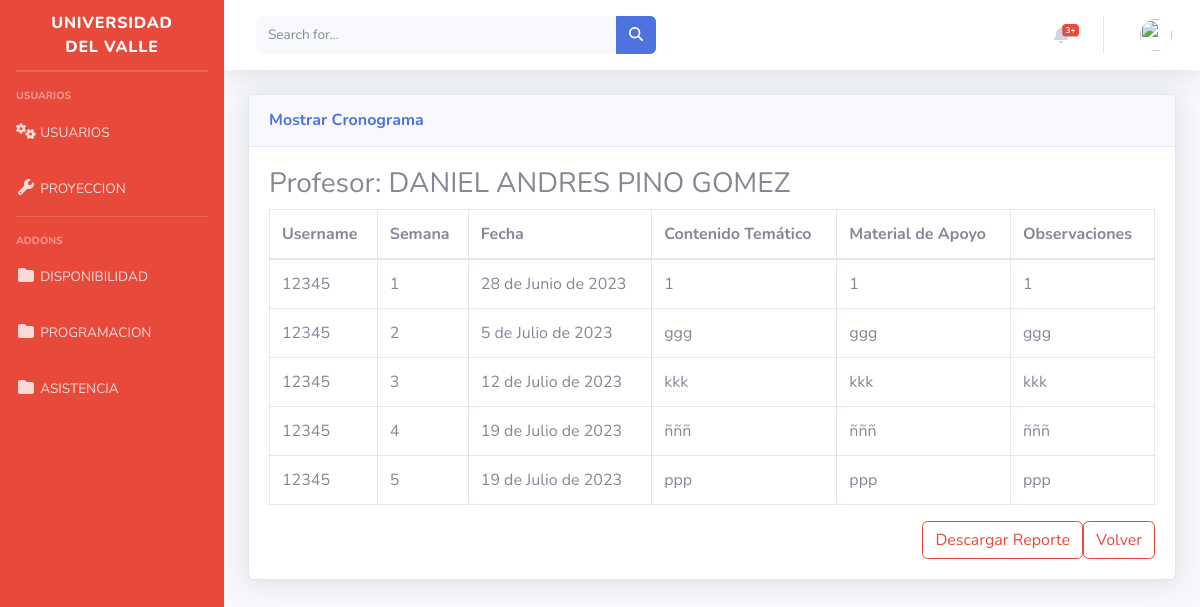
The page /inicio/ver_cronograma/21/ on the database its author committed.
### inicio/models.py (models this page shows, shortened)
class Cronograma(models.Model):
    id = models.AutoField(primary_key=True)  # Campo de ID autoincremental
    id_usuarios = models.ForeignKey(User, on_delete=models.CASCADE)
    semana = models.IntegerField()
    fecha = models.DateField()
    contenido_tematico = models.TextField()
    material_apoyo = models.TextField()
    observaciones = models.TextField()
    chequeo = models.BooleanField(default=False)
    mostrar_en_tabla = models.BooleanField(default=True)

### inicio/views.py (the view)
# urls.py: path('ver_cronograma/<int:profesor_id>/', views.verCronograma, name='ver_cronograma'),
def verCronograma(request, profesor_id):
    try:
        profesor = User.objects.get(id=profesor_id)
        cronogramas = Cronograma.objects.filter(id_usuarios=profesor)
    except User.DoesNotExist:
        cronogramas = None
    context = {
        'profesor': profesor,
        'cronogramas': cronogramas,
    }
    return render(request, 'verCronograma.html', context)

### inicio/templates/verCronograma.html (shortened to what this page needs)
{% extends "base.html" %}
{% block content %}
<div class="card shadow mb-4">
  <div class="card-header py-3">
    <h6 class="m-0 font-weight-bold text-primary">Mostrar Cronograma</h6>
  </div>
  <div class="card-body">
    {% if profesor %}
      <h3>Profesor: {{ profesor.first_name }} {{ profesor.last_name }}</h3>
      {% if cronogramas %}
        <div class="table-responsive">
          <table class="table table-bordered" id="dataTable" width="100%" cellspacing="0">
            <thead>
              <tr>
                <th>Username</th>
                <th>Semana</th>
                <th>Fecha</th>
                <th>Contenido Temático</th>
                <th>Material de Apoyo</th>
                <th>Observaciones</th>
              </tr>
            </thead>
            <tbody>
              {% for cronograma in cronogramas %}
                <tr>
                  <td>{{ cronograma.id_usuarios }}</td>
                  <td>{{ cronograma.semana }}</td>
                  <td>{{ cronograma.fecha }}</td>
                  <td>{{ cronograma.contenido_tematico }}</td>
                  <td>{{ cronograma.material_apoyo }}</td>
                  <td>{{ cronograma.observaciones }}</td>
                </tr>
              {% endfor %}
            </tbody>
          </table>
        </div>
        <a class="btn btn-outline-danger float-right" href="{% url 'contador_registros' %}">Volver</a>
        <button type="button" class="btn btn-outline-danger float-right" data-toggle="modal" data-target="#modalDescargaReporte">
          Descargar Reporte
        </button>
      {% else %}
        <p>No hay cronogramas disponibles para este profesor.</p>
        <a class="btn btn-outline-danger float-right" href="{% url 'contador_registros' %}">Volver</a>
      {% endif %}
    {% else %}
      <p>No se ha seleccionado ningún profesor.</p>
      <a class="btn btn-outline-danger float-right" href="{% url 'contador_registros' %}">Volver</a>
    {% endif %}
  </div>
</div>
{% endblock %}

### rows shown on the page
Cronograma: id_usuarios "12345", semana "1", fecha "28 de Junio de 2023", contenido_tematico "1", material_apoyo "1", observaciones "1"
Cronograma: id_usuarios "12345", semana "2", fecha "5 de Julio de 2023", contenido_tematico "ggg", material_apoyo "ggg", observaciones "ggg"
Cronograma: id_usuarios "12345", semana "3", fecha "12 de Julio de 2023", contenido_tematico "kkk", material_apoyo "kkk", observaciones "kkk"
Cronograma: id_usuarios "12345", semana "4", fecha "19 de Julio de 2023", contenido_tematico "ñññ", material_apoyo "ñññ", observaciones "ñññ"
Cronograma: id_usuarios "12345", semana "5", fecha "19 de Julio de 2023", contenido_tematico "ppp", material_apoyo "ppp", observaciones "ppp"

### other values the page prints
{{ profesor.first_name }} "DANIEL ANDRES"
{{ profesor.last_name }} "PINO GOMEZ"
